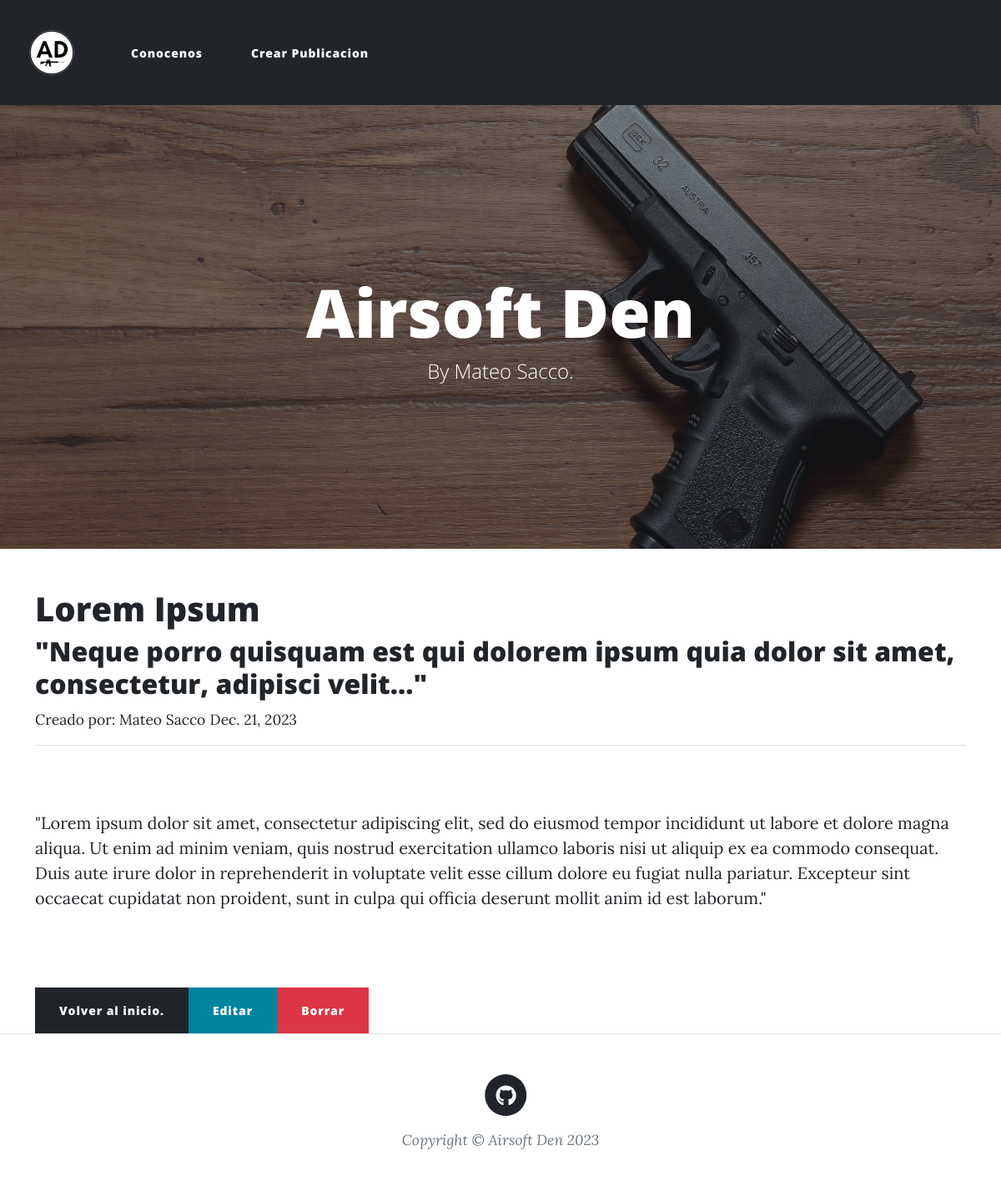
The page /pages/3 on the database its author committed.
### blogAPP/models.py (models this page shows, shortened)
class Post(models.Model):
    title = models.CharField(max_length=255)
    subtitle = models.CharField(max_length=255)
    author = models.ForeignKey(User, on_delete=models.CASCADE)
    body = models.TextField()
    date = models.DateField(auto_now_add=True, auto_now=False)

### blogAPP/views.py (the view)
# urls.py: path('pages/<int:pk>', ArticleDetailView.as_view(), name="article-detail"),
class ArticleDetailView(DetailView):
    model = Post
    template_name = "article_details.html"

### blogAPP/templates/article_details.html (shortened to what this page needs)
{% extends "main.html" %}
{% block contenidoQueCambia%}
<h1>{{post.title}}</h1>
<h2>{{post.subtitle}}</h2>
<small>Creado por: {{post.author.first_name}} {{post.author.last_name}}</small>
<small>{{ post.date }}</small>
<hr>
<br>
<p>{{ post.body }}</p>
<br><br/>
<a class="btn btn-dark" href="/">Volver al inicio. </a><a class="btn btn-primary" href="{% url 'update_post' post.pk %}">Editar</a><a class="btn btn-danger" href="{% url 'delete_post' post.pk %}">Borrar</a>
{% endblock contenidoQueCambia%}

### rows shown on the page
Post: title "Lorem Ipsum", subtitle "\"Neque porro quisquam est qui dolorem ipsum quia dolor sit amet, consectetur, adipisci velit...\"", author.first_name "Mateo", author.last_name "Sacco", date "Dec. 21, 2023", body "\"Lorem ipsum dolor sit amet, consectetur adipiscing elit, sed do eiusmod tempor incididunt ut labore et dolore magna aliqua. Ut enim ad minim veniam, quis nostrud exercitation ullamco laboris nisi ut aliquip ex ea commodo consequat. Duis aute irure dolor in reprehenderit in voluptate velit esse cillum dolore eu fugiat nulla pariatur. Excepteur sint occaecat cupidatat non proident, sunt in culpa qui officia deserunt mollit anim id est laborum.\""
